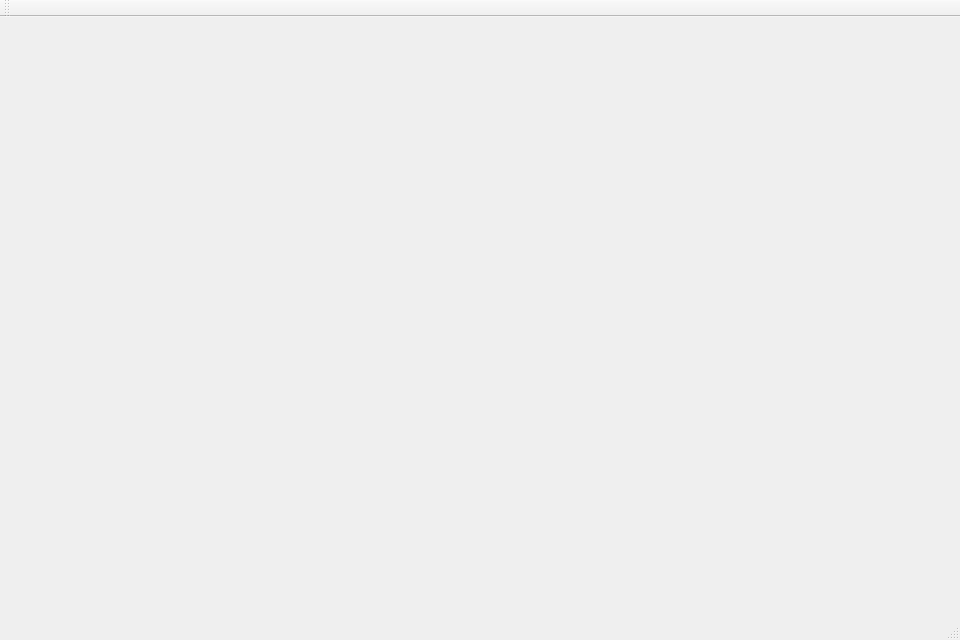
<?xml version="1.0" encoding="UTF-8"?>
<ui version="4.0">
 <class>MainWindow</class>
 <widget class="QMainWindow" name="MainWindow">
  <property name="geometry">
   <rect>
    <x>0</x>
    <y>0</y>
    <width>960</width>
    <height>640</height>
   </rect>
  </property>
  <property name="windowTitle">
   <string>MainWindow</string>
  </property>
  <widget class="QWidget" name="centralWidget"/>
  <widget class="QMenuBar" name="menuBar">
   <property name="geometry">
    <rect>
     <x>0</x>
     <y>0</y>
     <width>960</width>
     <height>23</height>
    </rect>
   </property>
  </widget>
  <widget class="QToolBar" name="mainToolBar">
   <attribute name="toolBarArea">
    <enum>TopToolBarArea</enum>
   </attribute>
   <attribute name="toolBarBreak">
    <bool>false</bool>
   </attribute>
  </widget>
  <widget class="QStatusBar" name="statusBar"/>
 </widget>
 <layoutdefault spacing="6" margin="11"/>
 <resources/>
 <connections/>
</ui>
